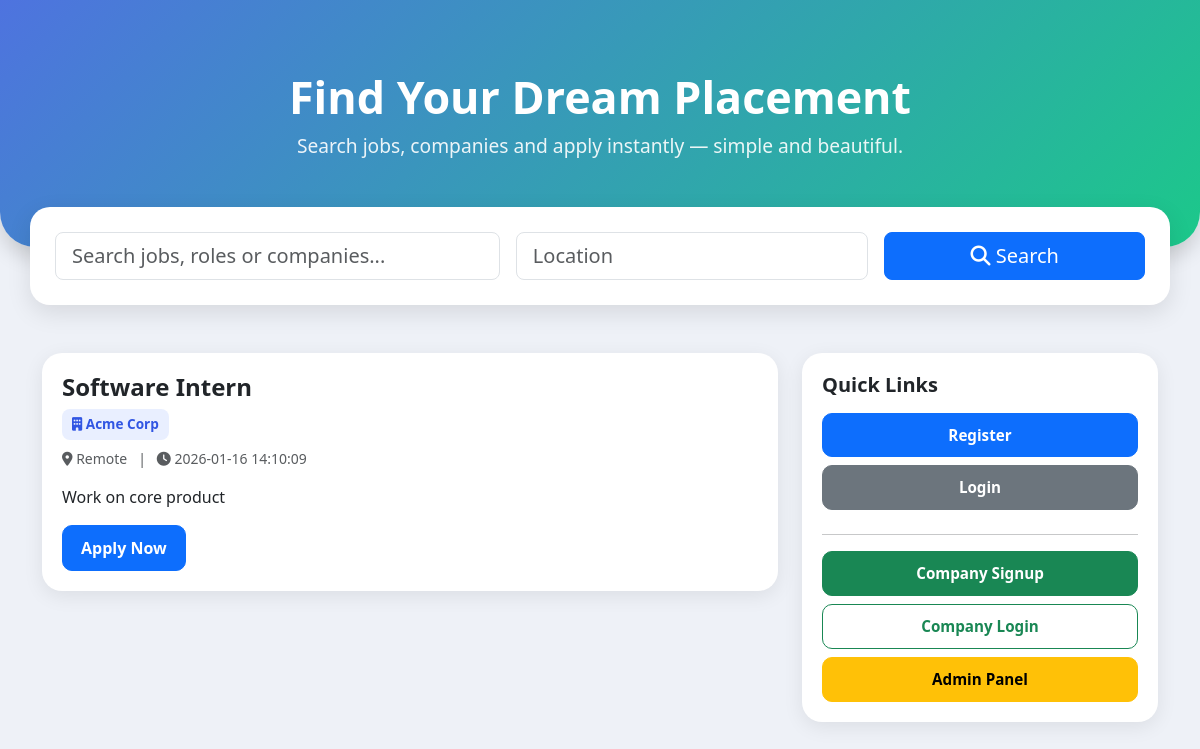
The page /index.php?location=Remote on the database its author committed.
### tables this page shows
CREATE TABLE IF NOT EXISTS jobs (
  id INT AUTO_INCREMENT PRIMARY KEY,
  title VARCHAR(255) NOT NULL,
  company_id INT DEFAULT NULL,
  location VARCHAR(255),
  description TEXT,
  posted_at DATETIME DEFAULT CURRENT_TIMESTAMP,
  FOREIGN KEY (company_id) REFERENCES companies(id) ON DELETE SET NULL
);

CREATE TABLE IF NOT EXISTS companies (
  id INT AUTO_INCREMENT PRIMARY KEY,
  name VARCHAR(255) NOT NULL, email VARCHAR(255) UNIQUE, password VARCHAR(255), created_at DATETIME DEFAULT CURRENT_TIMESTAMP
);

### functions.php (called while the page is built, shortened)
<?php
function is_logged_in(){ return isset($_SESSION['user_id']); }
function e($s){ return htmlspecialchars($s, ENT_QUOTES, 'UTF-8'); }

### index.php (the view, shortened to what this page needs)
<?php
require 'functions.php';
$q = isset($_GET['q']) ? "%".$conn->real_escape_string($_GET['q'])."%" : '%';
$location = isset($_GET['location']) ? $conn->real_escape_string($_GET['location']) : '';
$sql = "SELECT j.*, c.name AS company_name
        FROM jobs j
        LEFT JOIN companies c ON j.company_id = c.id
        WHERE (j.title LIKE ? OR j.description LIKE ? OR c.name LIKE ?)";
if ($location) $sql .= " AND j.location LIKE ?";
$sql .= " ORDER BY j.posted_at DESC";
$stmt = $conn->prepare($sql);
if($location) $stmt->bind_param('ssss', $q, $q, $q, $location);
else $stmt->bind_param('sss',$q, $q, $q);
$stmt->execute();
$jobs = $stmt->get_result();
?>
<!doctype html>
<html>
<head>
<link href="https://cdn.jsdelivr.net/npm/bootstrap@5.3.0/dist/css/bootstrap.min.css" rel="stylesheet">
<link href="https://cdnjs.cloudflare.com/ajax/libs/font-awesome/6.5.0/css/all.min.css" rel="stylesheet">
</head>
<body>
<div class="hero-section">
    <h1>Find Your Dream Placement</h1>
    <p>Search jobs, companies and apply instantly — simple and beautiful.</p>
</div>
<div class="container search-container">
    <form class="row g-3" method="get" action="index.php">
        <div class="col-md-5">
            <input class="form-control form-control-lg" name="q" placeholder="Search jobs, roles or companies...">
        </div>
        <div class="col-md-4">
            <input class="form-control form-control-lg" name="location" placeholder="Location">
        </div>
        <div class="col-md-3 d-grid">
            <button class="btn btn-primary btn-lg" type="submit"><i class="fa fa-search"></i> Search</button>
        </div>
    </form>
</div>
<br>
<div class="container py-4">
  <div class="row g-4">
    <div class="col-md-8">
      <?php while($job = $jobs->fetch_assoc()): ?>
        <div class="job-card mb-4">
            <h4 class="fw-bold text-dark mb-2"><?php echo e($job['title']); ?></h4>
            <span class="company-tag mb-2 d-inline-block"><i class="fa fa-building"></i> <?php echo e($job['company_name'] ?: 'Unknown'); ?></span>
            <div class="text-muted small mb-3">
                <i class="fa fa-map-marker-alt"></i> <?php echo e($job['location']); ?> &nbsp; | &nbsp;
                <i class="fa fa-clock"></i> <?php echo e($job['posted_at']); ?>
            </div>
            <p><?php echo nl2br(e(substr($job['description'],0,250))); ?><?php if(strlen($job['description'])>250) echo '...'; ?></p>
            <a class="btn btn-primary apply-btn"
   href="apply.php?job_id=<?php echo $job['id']; ?>">
   Apply Now
</a>
        </div>
      <?php endwhile; ?>
    </div>
    <div class="col-md-4">
      <div class="side-card">
        <h5 class="fw-bold mb-3">Quick Links</h5>
        <?php if(is_logged_in()): ?>
          <a href="dashboard.php" class="btn btn-outline-primary quick-link-btn w-100 mb-2">My Dashboard</a>
          <a href="profile.php" class="btn btn-outline-secondary quick-link-btn w-100 mb-2">Profile</a>
          <a href="logout.php" class="btn btn-outline-primary quick-link-btn w-100 mb-2">Logout</a>
        <?php else: ?>
          <a href="register.php" class="btn btn-primary quick-link-btn w-100 mb-2">Register</a>
          <a href="login.php" class="btn btn-secondary quick-link-btn w-100 mb-2">Login</a>
        <?php endif; ?>
        <hr>
        <a href="company_register.php" class="btn btn-success quick-link-btn w-100 mb-2">Company Signup</a>
        <a href="company_login.php" class="btn btn-outline-success quick-link-btn w-100 mb-2">Company Login</a>
        <a href="admin/login.php" class="btn btn-warning quick-link-btn w-100">Admin Panel</a>
      </div>
    </div>
  </div>
</div>
</body>
</html>

### index.php (style rules this page uses)
body { background: #eef1f7; font-family: 'Segoe UI', sans-serif; }
.hero-section { background: linear-gradient(135deg, #4e73df, #1cc88a); color: white; padding: 70px 20px; border-radius: 0 0 35px 35px; text-align: center; box-shadow: 0 10px 20px rgba(0,0,0,0.15); }
.hero-section h1 { font-size: 2.8rem; font-weight: 800; }
.hero-section p { font-size: 1.2rem; opacity: 0.9; }
.search-container { margin-top: -40px; background: white; padding: 25px; border-radius: 20px; box-shadow: 0 8px 25px rgba(0,0,0,0.10); }
.job-card { border-radius: 20px; padding: 20px; background: white; box-shadow: 0 5px 20px rgba(0,0,0,0.08); transition: 0.25s; }
.company-tag { background: #e9efff; color: #3156e3; padding: 5px 10px; border-radius: 8px; font-size: 0.85rem; font-weight: 600; }
.side-card { border-radius: 20px; background: white; padding: 20px; box-shadow: 0 5px 20px rgba(0,0,0,0.08); }
.quick-link-btn { border-radius: 10px; padding: 10px; font-size: 0.95rem; font-weight: 600; }
.apply-btn { border-radius: 10px; padding: 10px 18px; font-weight: 600; }

### rows shown on the page
jobs: title "Software Intern", company.name "Acme Corp", location "Remote", posted_at "2026-01-16 14:10:09", description "Work on core product"
